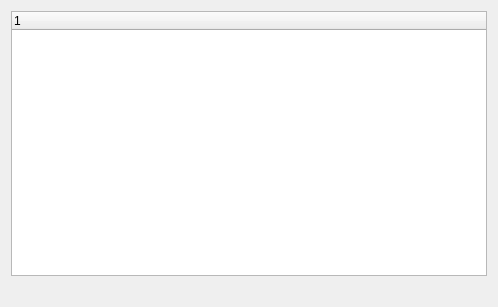
<?xml version="1.0" encoding="UTF-8"?>
<ui version="4.0">
 <class>DebugDialog</class>
 <widget class="QWidget" name="DebugDialog">
  <property name="geometry">
   <rect>
    <x>0</x>
    <y>0</y>
    <width>498</width>
    <height>307</height>
   </rect>
  </property>
  <property name="windowTitle">
   <string>Values</string>
  </property>
  <layout class="QVBoxLayout" name="verticalLayout">
   <item>
    <widget class="QTreeWidget" name="treeWidget">
     <column>
      <property name="text">
       <string notr="true">1</string>
      </property>
     </column>
    </widget>
   </item>
   <item>
    <widget class="QLabel" name="label">
     <property name="text">
      <string/>
     </property>
    </widget>
   </item>
  </layout>
 </widget>
 <resources/>
 <connections/>
</ui>
